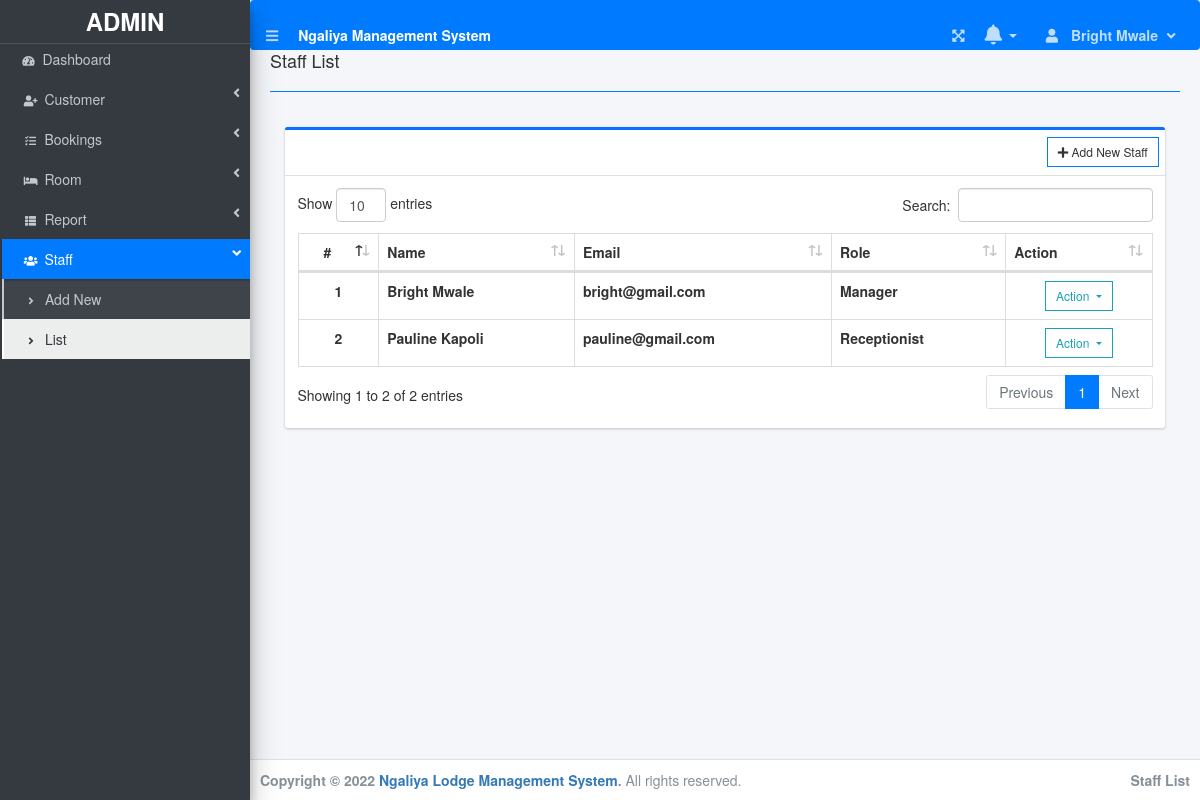
Screenshot of /Administrator/index.php?page=staff_list (signed in) with the database file from the repository.
### tables this page shows
CREATE TABLE IF NOT EXISTS `staff` (
  `staff_id` int(11) NOT NULL AUTO_INCREMENT,
  `firstname` varchar(150) NOT NULL,
  `lastname` varchar(150) NOT NULL,
  `gender` tinyint(1) NOT NULL DEFAULT 3 COMMENT '1 = Male, 2 = Female, 3 = Others',
  `email` varchar(250) NOT NULL,
  `contact` varchar(50) NOT NULL,
  `address` varchar(250) NOT NULL,
  `username` varchar(250) NOT NULL,
  `password` varchar(500) NOT NULL,
  `avatar` varchar(250) DEFAULT NULL,
  `last_login` datetime DEFAULT NULL,
  `position` tinyint(1) NOT NULL DEFAULT 2 COMMENT '1 = Manager, 2 = Receptionist',
  `date_added` datetime NOT NULL DEFAULT current_timestamp(),
  `date_updated` datetime DEFAULT NULL ON UPDATE current_timestamp(),
  PRIMARY KEY (`staff_id`)
);

### Administrator/staff_list.php (the view, shortened to what this page needs)
<div class="col-lg-12">
	<div class="card card-outline" style="border-top: 3px solid rgb(14, 111, 255);">
		<div class="card-header">
		<?php if($_SESSION['login_position'] == 1): ?>
			<div class="card-tools">
				<a class="btn btn-block btn-sm btn-default btn-flat border-primary" href="./index.php?page=new_staff"><i class="fa fa-plus"></i> Add New Staff</a>
			</div>
		<?php endif; ?>
		</div>
		<div class="card-body">
			<table class="table tabe-hover table-bordered" id="list">
				<thead>
					<tr>
						<th class="text-center">#</th>
						<th>Name</th>
						<th>Email</th>
						<th>Role</th>
						<th>Action</th>
					</tr>
				</thead>
				<tbody>
					<?php
					$i = 1;
					$type = array('',"Manager","Receptionist");
					$query = "SELECT `staff_id`, `firstname`, `lastname`, `email`, `contact`, `username`, `password`, `avatar`, `last_login`, `position`, `date_added`, `date_updated`, concat(firstname,' ',lastname) as fullname FROM staff order by concat(firstname,' ',lastname) asc";
					$stmt = $conn->prepare($query);
					$stmt->execute();
					$stmt->store_result();
					$stmt->bind_result($staff_id, $firstname, $lastname, $email, $contact, $username, $password, $avatar, $last_login, $position, $date_added, $date_updated, $fullname);
					while($stmt->fetch()):
					?>
					<tr>
						<th class="text-center"><?php echo $i++ ?></th>
						<td><b><?php echo $fullname ?></b></td>
						<td><b><?php echo $email ?></b></td>
						<td><b><?php echo $type[$position] ?></b></td>
						<td class="text-center">
							<button type="button" class="btn btn-default btn-sm btn-flat border-info wave-effect text-info dropdown-toggle" data-toggle="dropdown" aria-expanded="true">
		                      Action
		                    </button>
						</td>
					</tr>
				<?php endwhile; ?>
				</tbody>
			</table>
		</div>
	</div>
</div>

### rows the page displays
staff: fullname "Bright Mwale", email "bright@gmail.com", position "Manager"
staff: fullname "Pauline Kapoli", email "pauline@gmail.com", position "Receptionist"

### other values shown
$_SESSION['login_fullname'] "Bright Mwale"
$title "Staff List"
